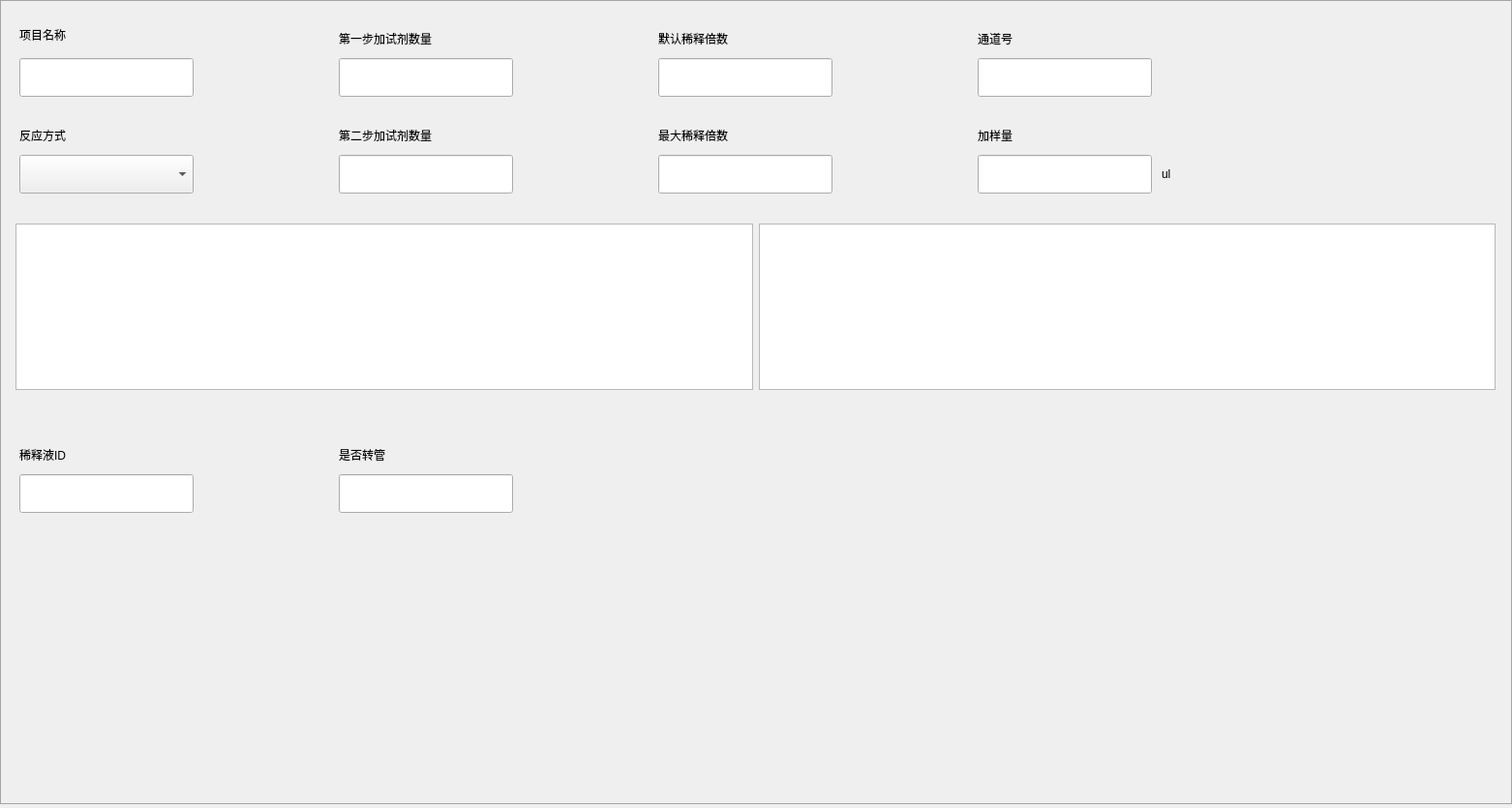
<?xml version="1.0" encoding="UTF-8"?>
<ui version="4.0">
 <class>DbgParamPrehandleWidget</class>
 <widget class="QWidget" name="DbgParamPrehandleWidget">
  <property name="geometry">
   <rect>
    <x>0</x>
    <y>0</y>
    <width>1562</width>
    <height>835</height>
   </rect>
  </property>
  <property name="windowTitle">
   <string notr="true">DbgParamPrehandleWidget</string>
  </property>
  <widget class="QFrame" name="ParamFrame">
   <property name="geometry">
    <rect>
     <x>0</x>
     <y>0</y>
     <width>1562</width>
     <height>831</height>
    </rect>
   </property>
   <property name="styleSheet">
    <string notr="true">QFrame#ParamFrame
{
	border:1px solid #a4a4a4;
}</string>
   </property>
   <property name="frameShape">
    <enum>QFrame::StyledPanel</enum>
   </property>
   <property name="frameShadow">
    <enum>QFrame::Raised</enum>
   </property>
   <widget class="QLineEdit" name="FirAddRgntVolEdit">
    <property name="geometry">
     <rect>
      <x>350</x>
      <y>60</y>
      <width>180</width>
      <height>40</height>
     </rect>
    </property>
    <property name="maxLength">
     <number>8</number>
    </property>
    <property name="readOnly">
     <bool>false</bool>
    </property>
   </widget>
   <widget class="QLabel" name="AssayNaneLab">
    <property name="geometry">
     <rect>
      <x>20</x>
      <y>20</y>
      <width>181</width>
      <height>31</height>
     </rect>
    </property>
    <property name="text">
     <string>项目名称</string>
    </property>
   </widget>
   <widget class="QLineEdit" name="AssayNaneEdit">
    <property name="geometry">
     <rect>
      <x>20</x>
      <y>60</y>
      <width>180</width>
      <height>40</height>
     </rect>
    </property>
    <property name="maxLength">
     <number>21</number>
    </property>
    <property name="readOnly">
     <bool>false</bool>
    </property>
   </widget>
   <widget class="QLabel" name="FirAddRgntVolLab">
    <property name="geometry">
     <rect>
      <x>350</x>
      <y>20</y>
      <width>181</width>
      <height>40</height>
     </rect>
    </property>
    <property name="text">
     <string>第一步加试剂数量</string>
    </property>
   </widget>
   <widget class="QLabel" name="DefaultDltRatioLab">
    <property name="geometry">
     <rect>
      <x>680</x>
      <y>20</y>
      <width>181</width>
      <height>40</height>
     </rect>
    </property>
    <property name="text">
     <string>默认稀释倍数</string>
    </property>
   </widget>
   <widget class="QLineEdit" name="DefaultDltRatioEdit">
    <property name="geometry">
     <rect>
      <x>680</x>
      <y>60</y>
      <width>180</width>
      <height>40</height>
     </rect>
    </property>
    <property name="maxLength">
     <number>8</number>
    </property>
    <property name="readOnly">
     <bool>false</bool>
    </property>
   </widget>
   <widget class="QLineEdit" name="AssayCodeEdit_3">
    <property name="geometry">
     <rect>
      <x>1010</x>
      <y>60</y>
      <width>180</width>
      <height>40</height>
     </rect>
    </property>
    <property name="maxLength">
     <number>8</number>
    </property>
    <property name="readOnly">
     <bool>false</bool>
    </property>
   </widget>
   <widget class="QLabel" name="AssayCodeLab">
    <property name="geometry">
     <rect>
      <x>1010</x>
      <y>20</y>
      <width>90</width>
      <height>40</height>
     </rect>
    </property>
    <property name="text">
     <string>通道号</string>
    </property>
   </widget>
   <widget class="QLabel" name="ReactionMethodLab">
    <property name="geometry">
     <rect>
      <x>20</x>
      <y>120</y>
      <width>181</width>
      <height>40</height>
     </rect>
    </property>
    <property name="text">
     <string>反应方式</string>
    </property>
   </widget>
   <widget class="QLineEdit" name="SndAddRgntVolEdit">
    <property name="geometry">
     <rect>
      <x>350</x>
      <y>160</y>
      <width>180</width>
      <height>40</height>
     </rect>
    </property>
    <property name="maxLength">
     <number>8</number>
    </property>
    <property name="readOnly">
     <bool>false</bool>
    </property>
   </widget>
   <widget class="QLabel" name="SndAddRgntVolLab">
    <property name="geometry">
     <rect>
      <x>350</x>
      <y>120</y>
      <width>181</width>
      <height>40</height>
     </rect>
    </property>
    <property name="text">
     <string>第二步加试剂数量</string>
    </property>
   </widget>
   <widget class="QLineEdit" name="MaxDltRatioEdit">
    <property name="geometry">
     <rect>
      <x>680</x>
      <y>160</y>
      <width>180</width>
      <height>40</height>
     </rect>
    </property>
    <property name="maxLength">
     <number>8</number>
    </property>
    <property name="readOnly">
     <bool>false</bool>
    </property>
   </widget>
   <widget class="QLabel" name="MaxDltRatioLab">
    <property name="geometry">
     <rect>
      <x>680</x>
      <y>120</y>
      <width>181</width>
      <height>40</height>
     </rect>
    </property>
    <property name="text">
     <string>最大稀释倍数</string>
    </property>
   </widget>
   <widget class="QLineEdit" name="SampVolEdit">
    <property name="geometry">
     <rect>
      <x>1010</x>
      <y>160</y>
      <width>180</width>
      <height>40</height>
     </rect>
    </property>
    <property name="maxLength">
     <number>8</number>
    </property>
    <property name="readOnly">
     <bool>false</bool>
    </property>
   </widget>
   <widget class="QLabel" name="SampVolLab">
    <property name="geometry">
     <rect>
      <x>1010</x>
      <y>120</y>
      <width>90</width>
      <height>40</height>
     </rect>
    </property>
    <property name="text">
     <string>加样量</string>
    </property>
   </widget>
   <widget class="QLabel" name="DltIdLab">
    <property name="geometry">
     <rect>
      <x>20</x>
      <y>450</y>
      <width>181</width>
      <height>40</height>
     </rect>
    </property>
    <property name="text">
     <string>稀释液ID</string>
    </property>
   </widget>
   <widget class="QLineEdit" name="DltIdEdit">
    <property name="geometry">
     <rect>
      <x>20</x>
      <y>490</y>
      <width>180</width>
      <height>40</height>
     </rect>
    </property>
    <property name="maxLength">
     <number>8</number>
    </property>
    <property name="readOnly">
     <bool>false</bool>
    </property>
   </widget>
   <widget class="QLabel" name="WhetherTubeLab">
    <property name="geometry">
     <rect>
      <x>350</x>
      <y>450</y>
      <width>181</width>
      <height>40</height>
     </rect>
    </property>
    <property name="text">
     <string>是否转管</string>
    </property>
   </widget>
   <widget class="QLineEdit" name="WhetherTubeEdit">
    <property name="geometry">
     <rect>
      <x>350</x>
      <y>490</y>
      <width>180</width>
      <height>40</height>
     </rect>
    </property>
    <property name="maxLength">
     <number>8</number>
    </property>
    <property name="readOnly">
     <bool>false</bool>
    </property>
   </widget>
   <widget class="QLabel" name="SampVolUnitLab">
    <property name="geometry">
     <rect>
      <x>1200</x>
      <y>160</y>
      <width>71</width>
      <height>40</height>
     </rect>
    </property>
    <property name="text">
     <string>ul</string>
    </property>
   </widget>
   <widget class="QWidget" name="layoutWidget">
    <property name="geometry">
     <rect>
      <x>5</x>
      <y>220</y>
      <width>1551</width>
      <height>194</height>
     </rect>
    </property>
    <layout class="QHBoxLayout" name="horizontalLayout">
     <item>
      <widget class="QTableView" name="RgntParamTbl">
       <property name="showGrid">
        <bool>false</bool>
       </property>
       <attribute name="verticalHeaderMinimumSectionSize">
        <number>46</number>
       </attribute>
      </widget>
     </item>
     <item>
      <widget class="QTableView" name="RgntParamTbl_2">
       <property name="showGrid">
        <bool>false</bool>
       </property>
       <attribute name="verticalHeaderMinimumSectionSize">
        <number>46</number>
       </attribute>
      </widget>
     </item>
    </layout>
   </widget>
   <widget class="QComboBox" name="ReactionMethodCombo">
    <property name="geometry">
     <rect>
      <x>20</x>
      <y>160</y>
      <width>180</width>
      <height>40</height>
     </rect>
    </property>
   </widget>
  </widget>
 </widget>
 <layoutdefault spacing="6" margin="11"/>
 <resources/>
 <connections/>
</ui>
